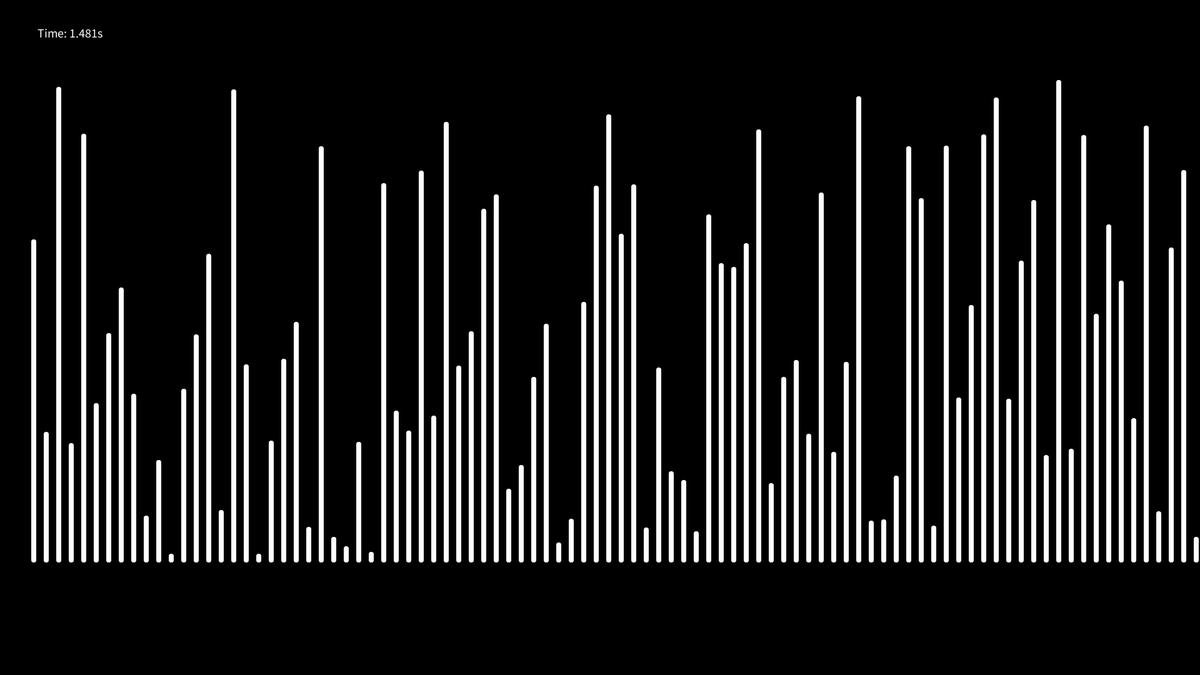
Frame 1 (no input)
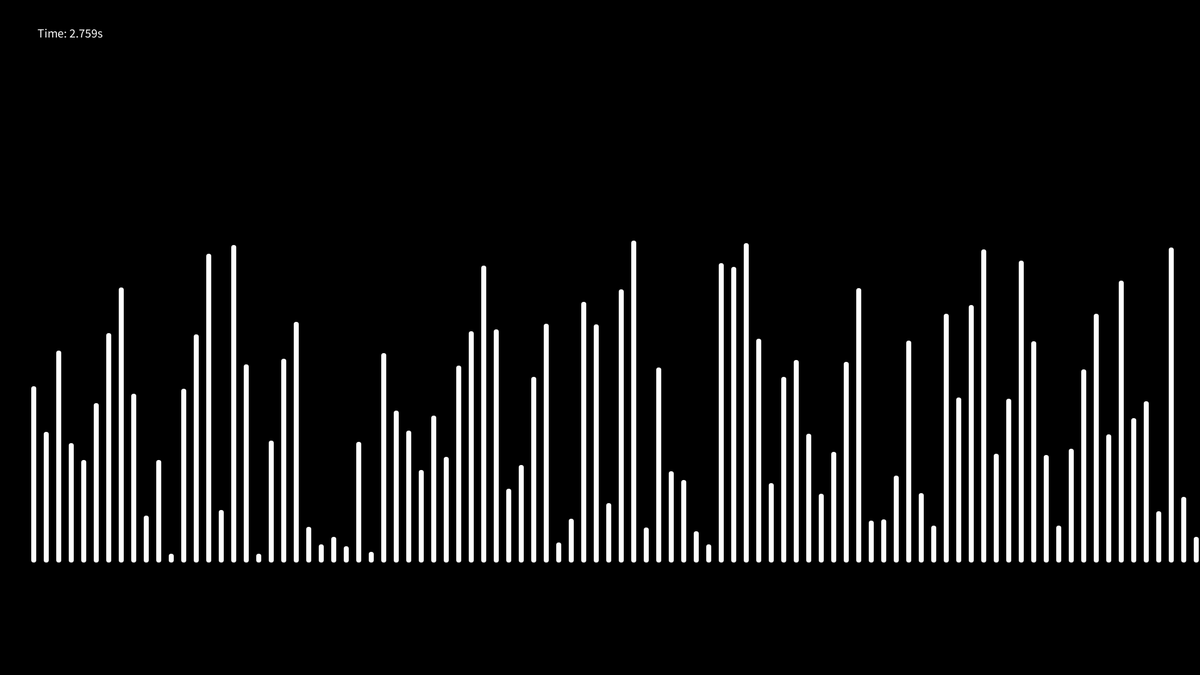
Frame 60 (the mouse pressed at the canvas centre just before this capture)
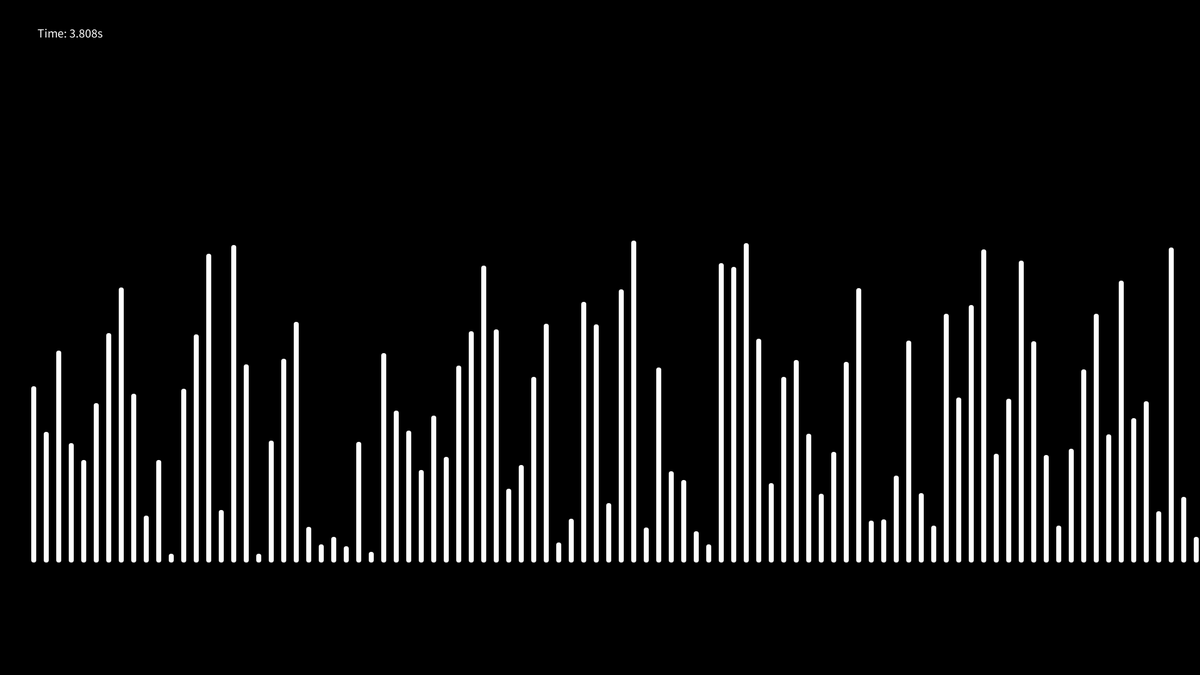
Frame 120 (the mouse held since frame 60 and released just before this capture)

The Processing sketch that drew these frames (run headless with seeded random() and noise(); from frame 60 on, the mouse is pressed at the canvas centre):

// Processing sketch: QSort
// ── QSort.pde
//import gifAnimation.*;
//GifMaker gif;

float x, y;
int r, g, b;
ArrayList<PVector> colors = new ArrayList<PVector>();
public static int[] numbers = new int[500];
public static ArrayList<ArrayList<Integer>> arrIntegers = new ArrayList<ArrayList<Integer>>();

void createNumbers() {
  for (int i = 0; i < numbers.length; ++i) {
    numbers[i] = (int)random(2, 800);
    //r = (int)random(256);
    //g = (int)random(256);
    //b = (int)random(256);
    r = 256; g = 256; b = 256;
    colors.add(new PVector(r, g, b));
  }
}

void setup() {
  size(1920, 1080);
  background(0);
  createNumbers();
  printArr(numbers);
  QSort(numbers, 0, 499);
  printArr(numbers);
  //setup_();
}

int n = 0, index = 0, speed = 1;
void draw() {
  n++;
  noStroke();
  if (n % speed == 0 && index < arrIntegers.size()) {
    background(0);
    ArrayList<Integer> arr = arrIntegers.get(index);
    index++;
    for (int j = 0; j < arr.size(); ++j) {
      x = j * 20 + 50;
      y = 900 - arr.get(j);
      PVector c = colors.get(j);
      fill(c.x, c.y, c.z);
      rect(x, y, 8, arr.get(j), 5);
    }
    fill(255);
    textSize(20);
    text("Time: " + (millis() - 1) / 1000.0 + "s", 60, 60);
  }
}

public static void Swap(int[] numbers, int i, int j) {
  int tmp    = numbers[j];
  numbers[j] = numbers[i];
  numbers[i] = tmp;
  printArr(numbers);
}

public static void QSort(int[] numbers, int left, int right) {
  int i, j, k, tmp;
  if (left > right) return;
  i = left; j = right;
  k = numbers[left];
  while (i < j) {
    while (k <= numbers[j] && i < j) j--;
    Swap(numbers, i, j);
    while (k >= numbers[i] && i < j) i++;
    Swap(numbers, i, j);
  }
  QSort(numbers, left, i - 1);
  QSort(numbers, j + 1, right);
}

public static void printArr(int[] numbers) {
  ArrayList<Integer> arr = new ArrayList<Integer>();
  for (int i = 0; i < numbers.length; ++i) {
    arr.add(numbers[i]);
  }
  arrIntegers.add(arr);
}

//void setup_() {
//  gif = new GifMaker(this,"QSort.gif"); 
//  gif.setRepeat(0);
//  gif.setDelay(40);
//} 

//void draw_() {
//  if(frameCount % 10 == 0) {
//    gif.addFrame();
//  }
//}
//void mousePressed() {
//  gif.finish();
//}
